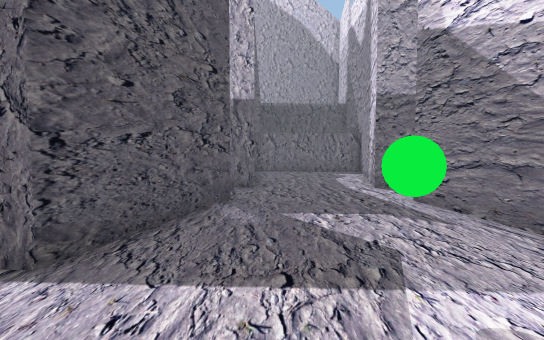
[1] (above)

20 first-person views from a walk through a scene from a Unity 3-D project. The camera is 1.3 m above the floor, tilts 4° down and sees 70° across. The floor is counted in squares, 1 m on a side. Each view is taken from the middle of a square. On the plan, view 1 faces up. The plan holds only what a view shows up to about 16 squares ahead; the rest is blank. The place goes on beyond the plan. Some animated figures are left out. Some surface patterns are stand-ins.

[2]
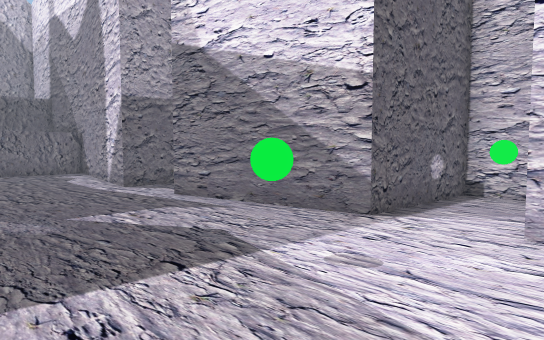

[3]
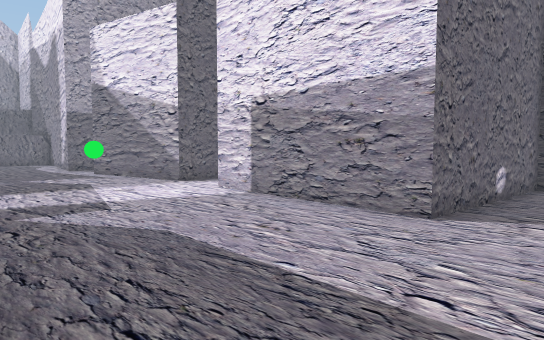

[4]
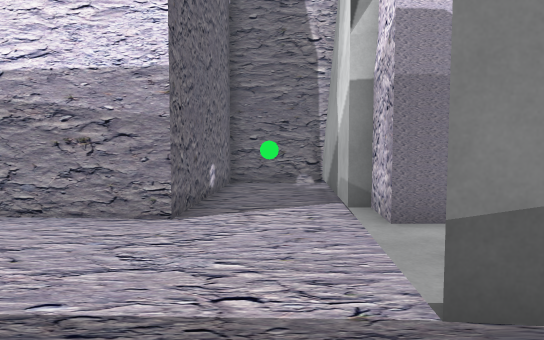

[5]
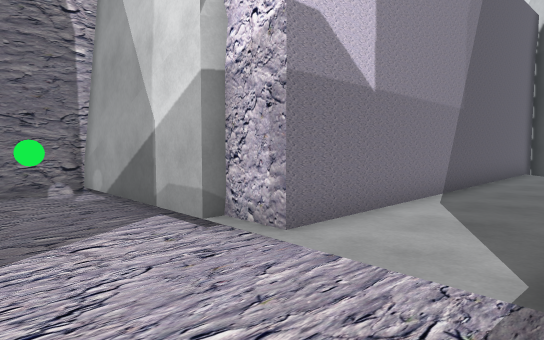

[6]
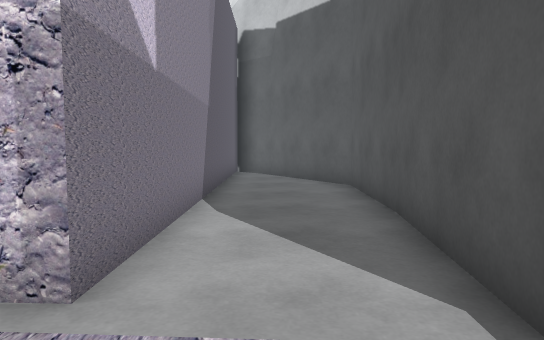

[7]
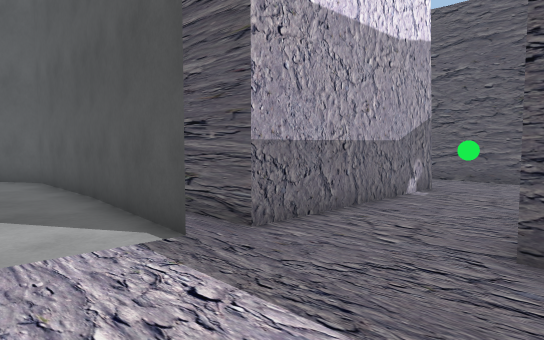

[8]
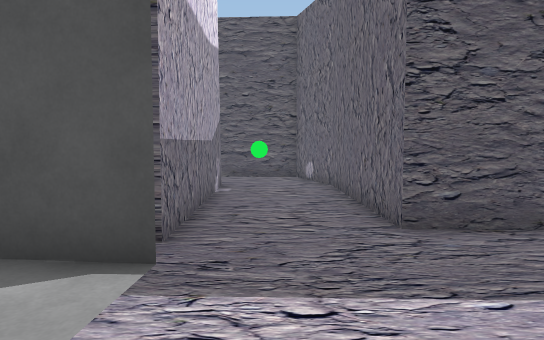

[9]
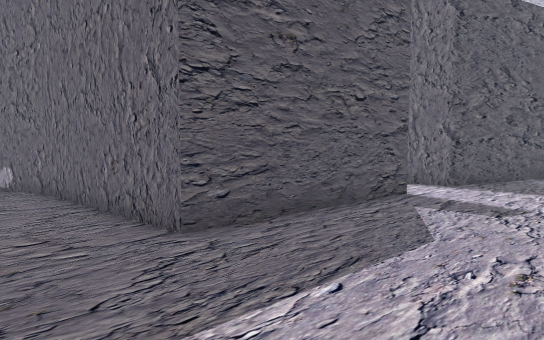

[10]
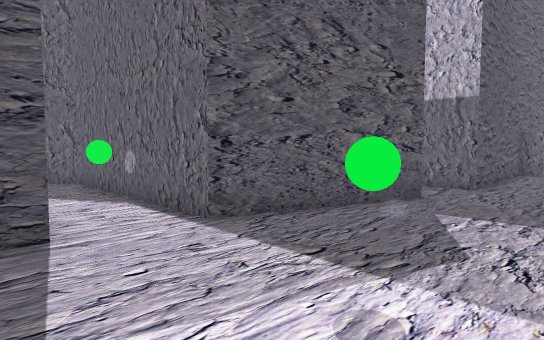

[11]
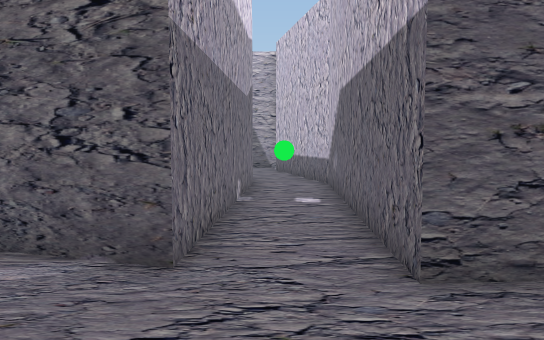

[12]
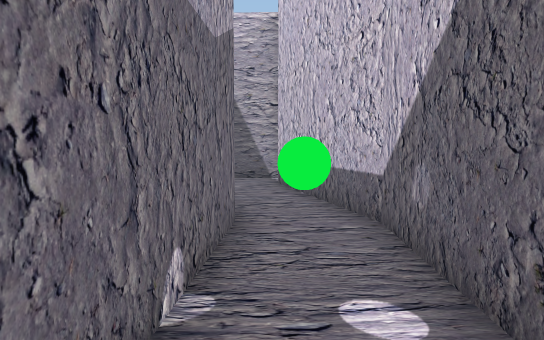

[13]
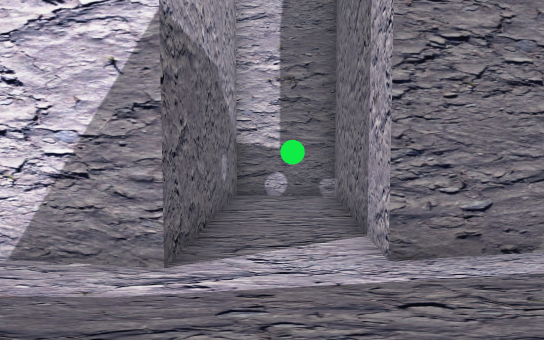

[14]
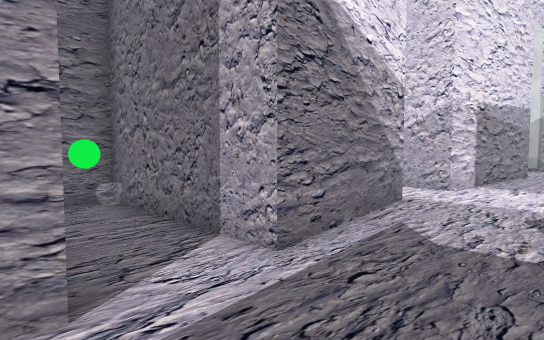

[15]
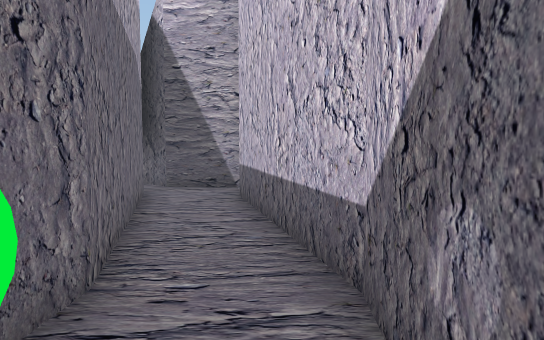

[16]
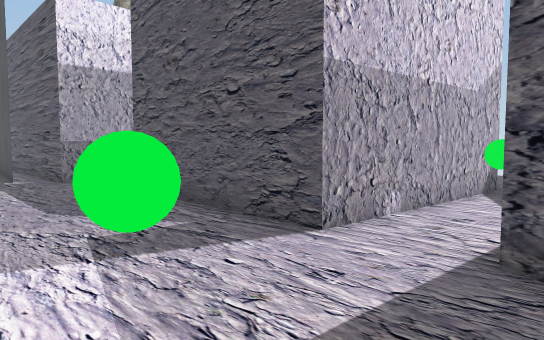

[17]
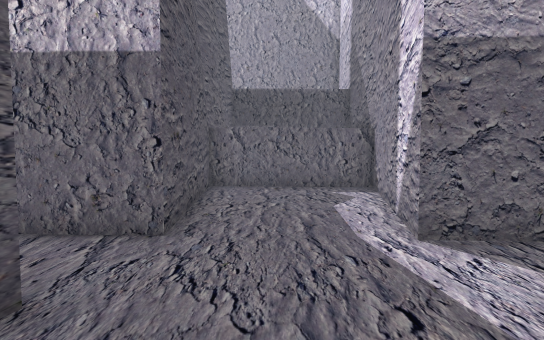

[18]
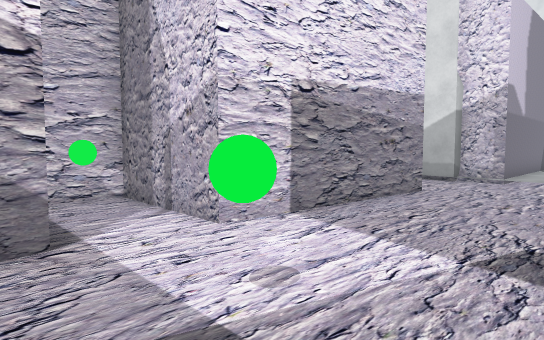

[19]
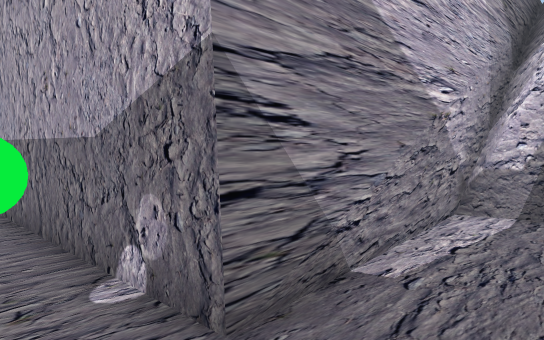

[20]
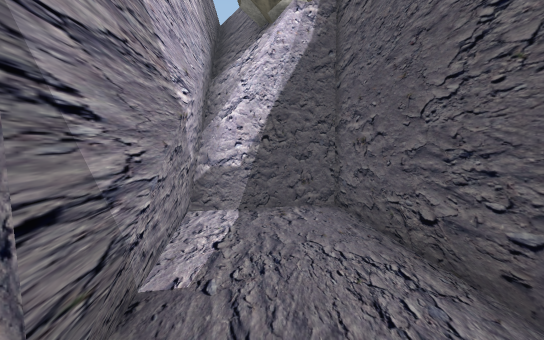

### Floor plan
Points are (right, up) in squares from view 1. A wall is a line through its corners. A room is listed if a view was taken in it or the views show most of it. See-through windows are left out.
Room 1 (views 1, 2, 3, 4, 5, 6, 7, 8, 9, 10, 11, 12, 13, 14, 15, 16, 17, 18, 19, 20)
walls: (-0.7, -8.7) (-0.6, -8) (-1.5, -16.4); (-8.7, -5.1) (-11.8, -6.1) (-11.9, -9.5); (-9.8, 1.9) (-2.6, 1.5) (-2.8, -5) (-8.9, -5.2); (7.3, -8.5) (9.4, -8.7) (9.6, -5.6) (3.5, -5.3) (4, 1.1) (8, 0.9) (8.2, 3.3) (4.2, 3.5) (3.2, 8.8); (9.4, -6.6) (9.6, -5.6); (3, 11.2) (4, 17.4) (-0.9, 17.6) (-0.5, 11.4) (-9.3, 11.8); (-9.5, 9.4) (-1, 9) (-2.4, 3.9) (-9.7, 4.3) (-10.9, 3.7); (-11.9, -9.4) (-11.3, -15.2) (-8.6, -14.3); (-12.2, 8.7) (-9.3, 9.4); (-9.2, 11.8) (-12.8, 10.9); (-1.1, -16.4) (1, -20.8) (1.8, -21.5); (-9.1, -14.5) (-8.4, -16); (-9.3, -14.4) (-8.6, -16) (-8.9, -8.6) (-2, -8.4); (2.4, -21.5) (2.4, -8.7) (3.8, -8.8) (3.8, -8.3) (9.4, -8.2)
ways out: opening at (3, 10) to room 2; opening at (-12, 10) to room 3
objects: ball (-8, -7); ball (-7, 10) to (-6, 10); ball (1, 3); ball (7, -7); ball (7, 2)
Room 2 (no view inside)
walls: (3.2, 8.8) (8.4, 8.5) (8.6, 10.9) (3, 11.2)
ways out: opening at (3, 10) to room 1
Room 3 (no view inside)
walls: (-15.6, 7.8) (-12.2, 8.7); (-12.8, 10.9) (-15.6, 10.2); (-17.3, 10.2) (-17.4, 7.8)
ways out: opening at (-12, 10) to room 1

Positions as (right, up) in squares from view 1, and headings:
1: (0, 0), facing up
2: (-2, 0), facing up-right
3: (-3, -8), facing up-right
4: (-3, -7), facing right
5: (-1, -5), facing down-right
6: (1, -6), facing down
7: (2, -4), facing down-left
8: (3, -7), facing left
9: (2, -8), facing up-left
10: (3, 0), facing up-left
11: (3, 10), facing left
12: (-3, 10), facing left
13: (-1, 10), facing right
14: (0, 12), facing down-right
15: (-6, 11), facing left
16: (2, 5), facing down-left
17: (1, 6), facing up
18: (-1, 5), facing down-right
19: (-11, -7), facing down-right
20: (-10, -7), facing down
